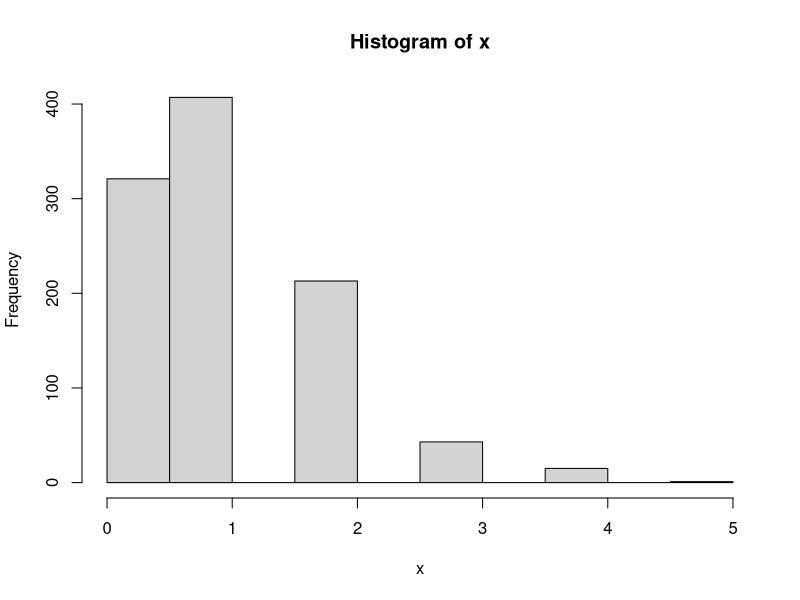
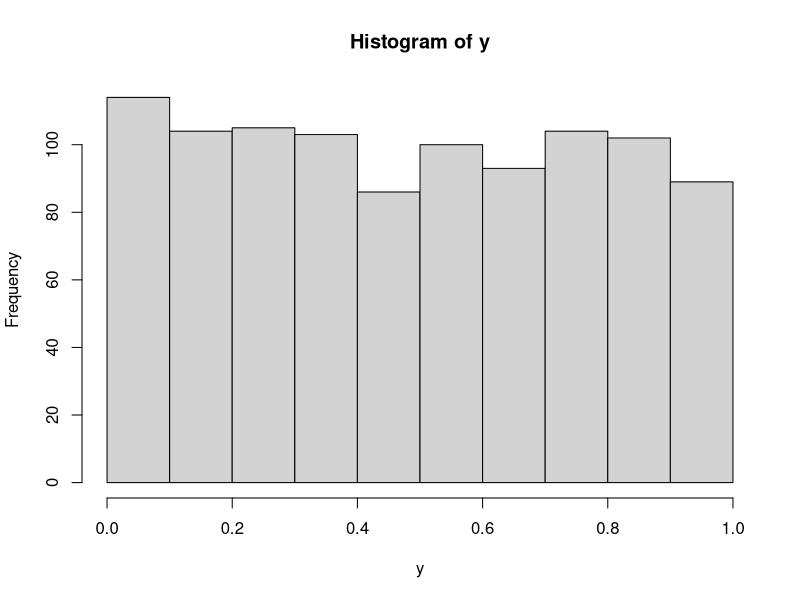
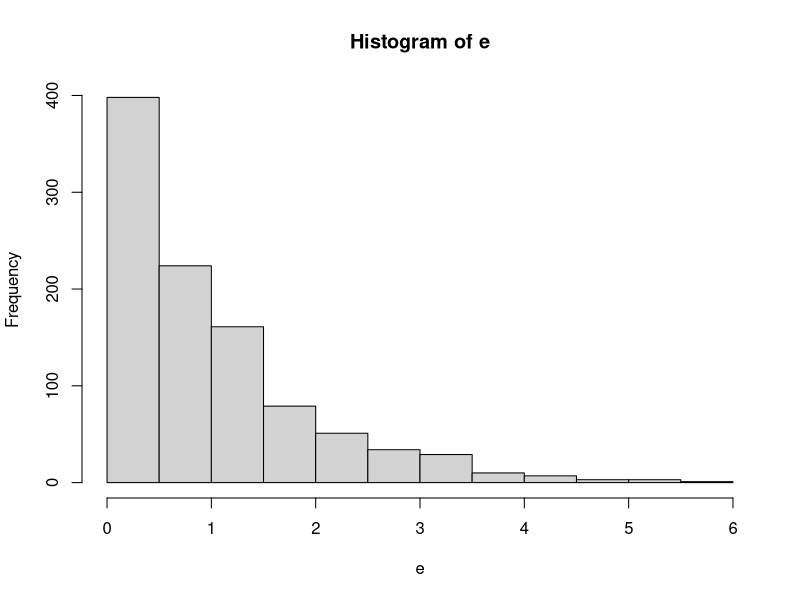
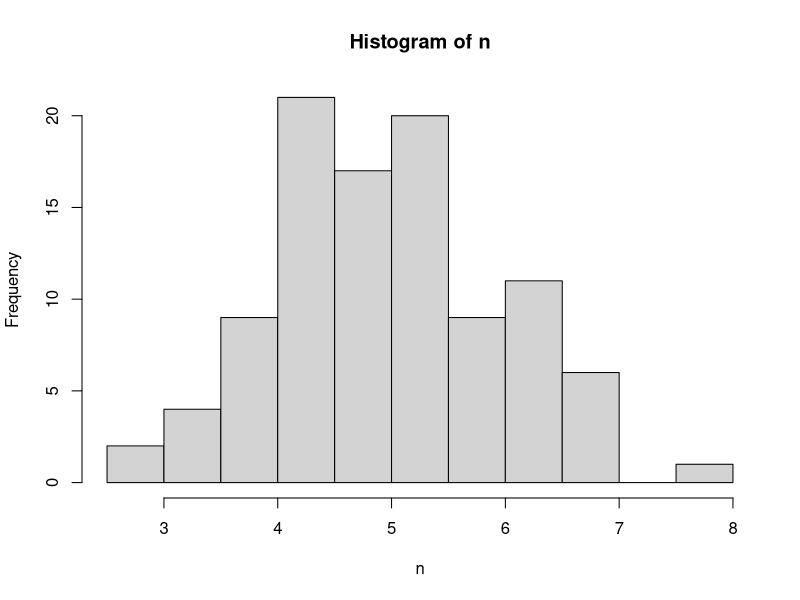

The R source for these figures, in order:
x<-rbinom(1000,10,.1)
x[800]
x[1:800]
x[0]
hist(x)

y<-runif(1000,0,1)
hist(y)

e<-rexp(1000,1)
hist(e)

n<-rnorm(100,5,1)
hist(n)